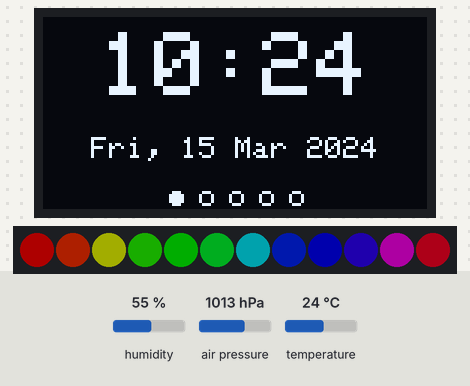
Recording of a program running on a simulated ESP32. On the bench: 128×64 one-colour display, 12 RGB LEDs in strip order, left to right. The test bench sets the inputs (shaded band); at power-on: humidity 55 %, air pressure 1013 hPa, temperature 24 °C. Dim RGB values are drawn brighter than linear; WiFi joins after 1.5 s; servers stay silent unless stated; the local clock reads 2024-03-15 10:24:30 at power-on unless the program sets it; what the program prints to the serial monitor is not drawn.

Above: at 15.1 s.
At 30.18 s:
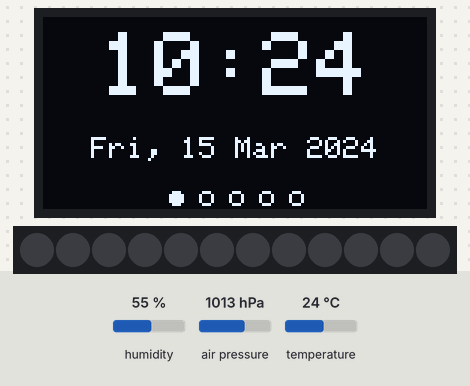
At 30.7 s:
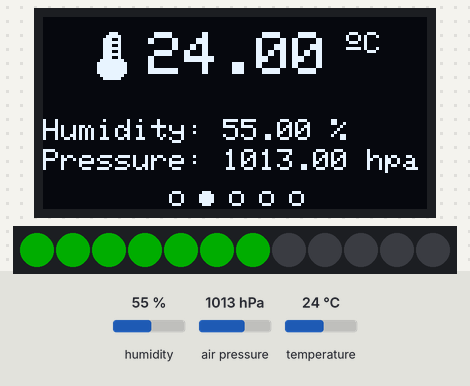
At 61.7 s:
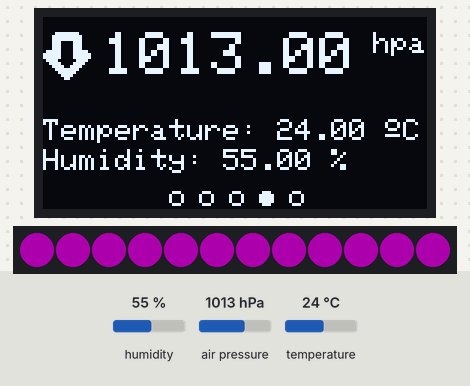
At 77.2 s:
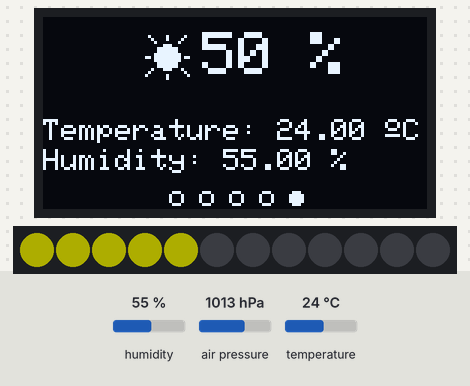
At 123.2 s:
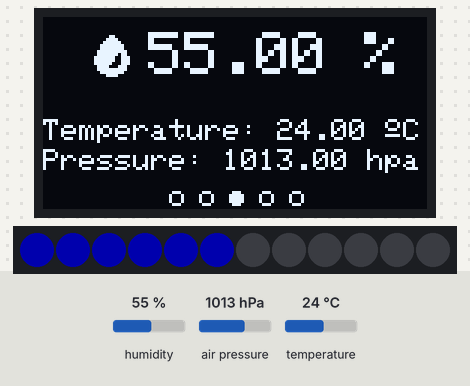

The program:

main.cpp
```cpp
#include <Arduino.h>
#include <Adafruit_NeoPixel.h>
#include <Wire.h>
#include <Adafruit_GFX.h>
#include <Adafruit_SSD1306.h>
#include <Adafruit_Sensor.h>
#include <Adafruit_BME280.h>
#include <WiFi.h>
#include <time.h>
#include "Adafruit_I2CDevice.h"

//------------------Servidor Web en puerto 80---------------------
WiFiServer server(80);

// Insert your network credentials
const char* ssid     = "****";
const char* password = "************";

//---------------------VARIABLES GLOBALES-------------------------
int contconexion = 0;

String header; // Variable para guardar el HTTP request

//------------------------CODIGO HTML------------------------------
String paginaInicio = "<!DOCTYPE html>"
"<html>"
"<head>"
"<meta charset='utf-8' />"
"<META HTTP-EQUIV='Refresh' CONTENT='1'>"
"<title> Datos meteorologicos locales actuales </title>"
"</head>"
"<body>"
"<center>"
"<h2> <u> Datos meteorologicos locales actuales </u> </h2>"
"<br>"
"</center>";

String Temperatura =
"<h3> <ul> <li> Temperatura: </li> </ul> </h3>"
"<br>";

String Humedad =
"<h3> <ul> <li> Humedad: </li> </ul> </h3>"
"<br>";

String Presion =
"<h3> <ul> <li> Presion: </li> </ul> </h3>"
"<br>";

String paginaFin =
"</body>"
"</html>";

// NTP Server Details
const char* ntpServer = "pool.ntp.org";
const long  gmtOffset_sec = 0;
const int   daylightOffset_sec = 7200;

// OLED Display
#define SCREEN_WIDTH 128  // OLED display width, in pixels
#define SCREEN_HEIGHT 64  // OLED display height, in pixels

#define I2Cdisplay_SDA 21
#define I2Cdisplay_SCL 22
TwoWire I2Cdisplay = TwoWire(1);

Adafruit_SSD1306 display(SCREEN_WIDTH, SCREEN_HEIGHT, &I2Cdisplay, -1);

// WS2812B Addressable RGB LEDs
#define LED_PIN    27  // GPIO the LEDs are connected to
#define LED_COUNT  12  // Number of LEDs
Adafruit_NeoPixel strip(LED_COUNT, LED_PIN, NEO_GRB + NEO_KHZ800);

// BME280
#define I2C_SDA 21
#define I2C_SCL 22
TwoWire I2CBME = TwoWire(0);
Adafruit_BME280 bme;

// LDR (Light Dependent Resistor)
#define ldr  33

// Screens
int displayScreenNum = 0;
int displayScreenNumMax = 4;

unsigned long lastTimer = 0;
unsigned long timerDelay = 15000;

unsigned char temperature_icon[] ={
  0b00000001, 0b11000000, //        ###
  0b00000011, 0b11100000, //       #####
  0b00000111, 0b00100000, //      ###  #
  0b00000111, 0b11100000, //      ######
  0b00000111, 0b00100000, //      ###  #
  0b00000111, 0b11100000, //      ######
  0b00000111, 0b00100000, //      ###  #
  0b00000111, 0b11100000, //      ######
  0b00000111, 0b00100000, //      ###  #
  0b00001111, 0b11110000, //     ########
  0b00011111, 0b11111000, //    ##########
  0b00011111, 0b11111000, //    ##########
  0b00011111, 0b11111000, //    ##########
  0b00011111, 0b11111000, //    ##########
  0b00001111, 0b11110000, //     ########
  0b00000111, 0b11100000, //      ######
};

unsigned char humidity_icon[] ={
  0b00000000, 0b00000000, //
  0b00000001, 0b10000000, //        ##
  0b00000011, 0b11000000, //       ####
  0b00000111, 0b11100000, //      ######
  0b00001111, 0b11110000, //     ########
  0b00001111, 0b11110000, //     ########
  0b00011111, 0b11111000, //    ##########
  0b00011111, 0b11011000, //    ####### ##
  0b00111111, 0b10011100, //   #######  ###
  0b00111111, 0b10011100, //   #######  ###
  0b00111111, 0b00011100, //   ######   ###
  0b00011110, 0b00111000, //    ####   ###
  0b00011111, 0b11111000, //    ##########
  0b00001111, 0b11110000, //     ########
  0b00000011, 0b11000000, //       ####
  0b00000000, 0b00000000, //
};

unsigned char arrow_down_icon[] ={
  0b00001111, 0b11110000, //     ########
  0b00011111, 0b11111000, //    ##########
  0b00011111, 0b11111000, //    ##########
  0b00011100, 0b00111000, //    ###    ###
  0b00011100, 0b00111000, //    ###    ###
  0b00011100, 0b00111000, //    ###    ###
  0b01111100, 0b00111110, //  #####    #####
  0b11111100, 0b00111111, // ######    ######
  0b11111100, 0b00111111, // ######    ######
  0b01111000, 0b00011110, //  ####      ####
  0b00111100, 0b00111100, //   ####    ####
  0b00011110, 0b01111000, //    ####  ####
  0b00001111, 0b11110000, //     ########
  0b00000111, 0b11100000, //      ######
  0b00000011, 0b11000000, //       ####
  0b00000001, 0b10000000, //        ##
};

unsigned char sun_icon[] ={
  0b00000000, 0b00000000, //
  0b00100000, 0b10000010, //   #     #     #
  0b00010000, 0b10000100, //    #    #    #
  0b00001000, 0b00001000, //     #       #
  0b00000001, 0b11000000, //        ###
  0b00000111, 0b11110000, //      #######
  0b00000111, 0b11110000, //      #######
  0b00001111, 0b11111000, //     #########
  0b01101111, 0b11111011, //  ## ######### ##
  0b00001111, 0b11111000, //     #########
  0b00000111, 0b11110000, //      #######
  0b00000111, 0b11110000, //      #######
  0b00010001, 0b11000100, //    #   ###   #
  0b00100000, 0b00000010, //   #           #
  0b01000000, 0b10000001, //  #      #      #
  0b00000000, 0b10000000, //         #
};

// Clear the LEDs
void colorWipe(uint32_t color, int wait, int numNeoPixels) {
  for(int i=0; i<numNeoPixels; i++) { // For each pixel in strip...
    strip.setPixelColor(i, color);         //  Set pixel's color (in RAM)
    strip.show();                          //  Update strip to match
    delay(wait);                           //  Pause for a moment
  }
}

// Rainbow cycle along all LEDs. Pass delay time (in ms) between frames.
void rainbow(int wait) {
  long firstPixelHue = 256;
    for(int i=0; i<strip.numPixels(); i++) { // For each pixel in strip...
      int pixelHue = firstPixelHue + (i * 65536L / strip.numPixels());
      strip.setPixelColor(i, strip.gamma32(strip.ColorHSV(pixelHue)));
    }
    strip.show(); // Update strip with new contents
    delay(wait);  // Pause for a moment
}

// Create display marker for each screen
void displayIndicator(int displayNumber) {
  int xCoordinates[5] = {44, 54, 64, 74, 84};
  for (int i =0; i<5; i++) {
    if (i == displayNumber) {
      display.fillCircle(xCoordinates[i], 60, 2, WHITE);
    }
    else {
      display.drawCircle(xCoordinates[i], 60, 2, WHITE);
    }
  }
}

//SCREEN NUMBER 0: DATE AND TIME
void displayLocalTime(){
  struct tm timeinfo;
  if(!getLocalTime(&timeinfo)){
    Serial.println("Failed to obtain time");
  }
  Serial.println(&timeinfo, "%A, %B %d %Y %H:%M:%S");

  //GET DATE
  //Get full weekday name
  char weekDay[10];
  strftime(weekDay, sizeof(weekDay), "%a", &timeinfo);
  //Get day of month
  char dayMonth[4];
  strftime(dayMonth, sizeof(dayMonth), "%d", &timeinfo);
  //Get abbreviated month name
  char monthName[5];
  strftime(monthName, sizeof(monthName), "%b", &timeinfo);
  //Get year
  char year[6];
  strftime(year, sizeof(year), "%Y", &timeinfo);

  //GET TIME
  //Get hour (12 hour format)
  /*char hour[4];
  strftime(hour, sizeof(hour), "%I", &timeinfo);*/

  //Get hour (24 hour format)
  char hour[4];
  strftime(hour, sizeof(hour), "%H", &timeinfo);
  //Get minute
  char minute[4];
  strftime(minute, sizeof(minute), "%M", &timeinfo);

  //Display Date and Time on OLED display
  display.clearDisplay();
  display.setTextColor(WHITE);
  display.setTextSize(3);
  display.setCursor(19,5);
  display.print(hour);
  display.print(":");
  display.print(minute);
  display.setTextSize(1);
  display.setCursor(16,40);
  display.print(weekDay);
  display.print(", ");
  display.print(dayMonth);
  display.print(" ");
  display.print(monthName);
  display.print(" ");
  display.print(year);
  displayIndicator(displayScreenNum);
  display.display();
  rainbow(10);
}

// SCREEN NUMBER 1: TEMPERATURE
void displayTemperature(){
  display.clearDisplay();
  display.setTextSize(2);
  display.drawBitmap(15, 5, temperature_icon, 16, 16 ,1);
  display.setCursor(35, 5);
  delay(200);
  float temperature = bme.readTemperature();
  temperature = bme.readTemperature();
  display.print(temperature);
  display.cp437(true);
  display.setTextSize(1);
  display.print(" ");
  display.write(167);
  display.print("C");
  display.setCursor(0, 34);
  display.setTextSize(1);
  display.print("Humidity: ");
  display.print(bme.readHumidity());
  display.print(" %");
  display.setCursor(0, 44);
  display.setTextSize(1);
  display.print("Pressure: ");
  display.print(bme.readPressure()/100.0F);
  display.print(" hpa");
  displayIndicator(displayScreenNum);
  display.display();
  int temperaturePer = map(temperature, -5, 36, 0, LED_COUNT-1);
  colorWipe(strip.Color(0,   255,   0), 50, temperaturePer);
}

// SCREEN NUMBER 2: HUMIDITY
void displayHumidity(){
  display.clearDisplay();
  display.setTextSize(2);
  display.drawBitmap(15, 5, humidity_icon, 16, 16 ,1);
  display.setCursor(35, 5);
  float humidity = bme.readHumidity();
  display.print(humidity);
  display.print(" %");
  display.setCursor(0, 34);
  display.setTextSize(1);
  display.print("Temperature: ");
  display.print(bme.readTemperature());
  display.cp437(true);
  display.print(" ");
  display.write(167);
  display.print("C");
  display.setCursor(0, 44);
  display.setTextSize(1);
  display.print("Pressure: ");
  display.print(bme.readPressure()/100.0F);
  display.print(" hpa");
  displayIndicator(displayScreenNum);
  display.display();
  int humidityPer = map(humidity, 0, 100, 0, LED_COUNT-1);
  colorWipe(strip.Color(0,   0,   255), 50, humidityPer);
}

// SCREEN NUMBER 3: PRESSURE
void displayPressure(){
  display.clearDisplay();
  display.setTextSize(2);
  display.drawBitmap(0, 5, arrow_down_icon, 16, 16 ,1);
  display.setCursor(20, 5);
  display.print(bme.readPressure()/100.0F);
  display.setTextSize(1);
  display.print(" hpa");
  display.setCursor(0, 34);
  display.setTextSize(1);
  display.print("Temperature: ");
  display.print(bme.readTemperature());
  display.cp437(true);
  display.print(" ");
  display.write(167);
  display.print("C");
  display.setCursor(0, 44);
  display.setTextSize(1);
  display.print("Humidity: ");
  display.print(bme.readHumidity());
  display.print(" %");
  displayIndicator(displayScreenNum);
  display.display();
  colorWipe(strip.Color(255,   0,   255), 50, 12);
}

// SCREEN NUMBER 4: LUMINOSITY
void displayLDR(){
  display.clearDisplay();
  display.setTextSize(2);
  display.drawBitmap(33, 5, sun_icon, 16, 16 ,1);
  display.setCursor(53, 5);
  int ldrReading = map(analogRead(ldr), 0, 4095, 100, 0);
  delay(100);
  display.print(ldrReading);
  display.print(" %");
  display.setTextSize(1);
  display.setCursor(0, 34);
  display.print("Temperature: ");
  float temperatura = bme.readTemperature();
  delay(100);
  temperatura = bme.readTemperature();
  display.print(temperatura);
  display.print(" ");
  display.cp437(true);
  display.write(167);
  display.print("C");
  display.setCursor(0, 44);
  display.setTextSize(1);
  display.print("Humidity: ");
  display.print(bme.readHumidity());
  display.print(" %");
  display.setCursor(0, 44);
  displayIndicator(displayScreenNum);
  display.display();
  int ldrReadingPer = map(ldrReading, 0, 100, 0, LED_COUNT-1);
  colorWipe(strip.Color(255,   255,   0), 50, ldrReadingPer);
}

// Display the right screen accordingly to the displayScreenNum
void updateScreen() {
  colorWipe(strip.Color(0, 0, 0), 1, LED_COUNT);
  if (displayScreenNum == 0){
    displayLocalTime();
  }
  else if (displayScreenNum == 1) {
    displayTemperature();
  }
  else if (displayScreenNum ==2){
    displayHumidity();
  }
  else if (displayScreenNum==3){
    displayPressure();
  }
  else {
    displayLDR();
  }
}

void setup() {
  Serial.begin(115200);

  I2CBME.begin(I2C_SDA, I2C_SCL, 100000);
  I2Cdisplay.begin(I2Cdisplay_SDA, I2Cdisplay_SCL, 100000);

  // Initialize OLED Display
  if(!display.begin(SSD1306_SWITCHCAPVCC, 0x3C)) {
    Serial.println(F("SSD1306 allocation failed"));
    for(;;);
  }
  display.clearDisplay();
  display.setTextColor(WHITE);

  // Initialize BME280
  bool status = bme.begin(0x76, &I2CBME);
  if (!status) {
    Serial.println("Could not find a valid BME280 sensor, check wiring!");
    while (1);
  }

  // Initialize WS2812B LEDs
  strip.begin();           // INITIALIZE NeoPixel strip object (REQUIRED)
  strip.show();            // Turn OFF all pixels ASAP
  strip.setBrightness(50); // Set BRIGHTNESS to about 1/5 (max = 255)

  // Connect to Wi-Fi
  Serial.print("Connecting to ");
  Serial.println(ssid);
  WiFi.begin(ssid, password);
  //Cuenta hasta 50 si no se puede conectar lo cancela
  while (WiFi.status() != WL_CONNECTED and contconexion <50) {
    ++contconexion;
    delay(500);
    Serial.print(".");
  }

  if (contconexion <50) {
      Serial.println("");
      Serial.println("WiFi conectado");
      Serial.println(WiFi.localIP());
      server.begin(); // iniciamos el servidor
  }
  else {
      Serial.println("");
      Serial.println("Error de conexion");
  }

  // Init and get the time
  configTime(gmtOffset_sec, daylightOffset_sec, ntpServer);
}

void loop() {

  // Change screen every 15 seconds (timerDelay variable)
  if ((millis() - lastTimer) > timerDelay) {
    updateScreen();
    Serial.println(displayScreenNum);
    if(displayScreenNum < displayScreenNumMax) {
      displayScreenNum++;
    }
    else {
      displayScreenNum = 0;
    }
    lastTimer = millis();
  }

  //WEB
  WiFiClient client = server.available();   // Escucha a los clientes entrantes

  if (client) {                             // Si se conecta un nuevo cliente
    Serial.println("New Client.");          //
    String currentLine = "";                //
    while (client.connected()) {            // loop mientras el cliente est谩 conectado
      if (client.available()) {             // si hay bytes para leer desde el cliente
        char c = client.read();             // lee un byte
        Serial.write(c);                    // imprime ese byte en el monitor serial
        header += c;
        if (c == '\n') {                    // si el byte es un caracter de salto de linea
          // si la nueva linea est谩 en blanco significa que es el fin del
          // HTTP request del cliente, entonces respondemos:
          if (currentLine.length() == 0) {
            client.println("HTTP/1.1 200 OK");
            client.println("Content-type:text/html");
            client.println("Connection: close");
            client.println();

            // Muestra la p谩gina web
            float temperature = bme.readTemperature();
            float humidity = bme.readHumidity();
            float pressure = bme.readPressure()/100.0F;
            //int ldrReading = map(analogRead(ldr), 0, 4095, 100, 0);
            client.println(paginaInicio + Temperatura + String(temperature) + Humedad + String(humidity) + Presion + String(pressure) + paginaFin);

            // la respuesta HTTP temina con una linea en blanco
            client.println();
            break;
          } else { // si tenemos una nueva linea limpiamos currentLine
            currentLine = "";
          }
        } else if (c != '\r') {  // si C es distinto al caracter de retorno de carro
          currentLine += c;      // lo agrega al final de currentLine
        }
      }
    }
    // Limpiamos la variable header
    header = "";
    // Cerramos la conexion
    client.stop();
    Serial.println("Client disconnected.");
    Serial.println("");
  }
}
```

Measured:
- what the display in image 0 shows lasts 15.1 s, from 15.0 s to 30.1 s
- what the display in image 2 shows lasts 15.1 s, from 30.6 s to 45.7 s
